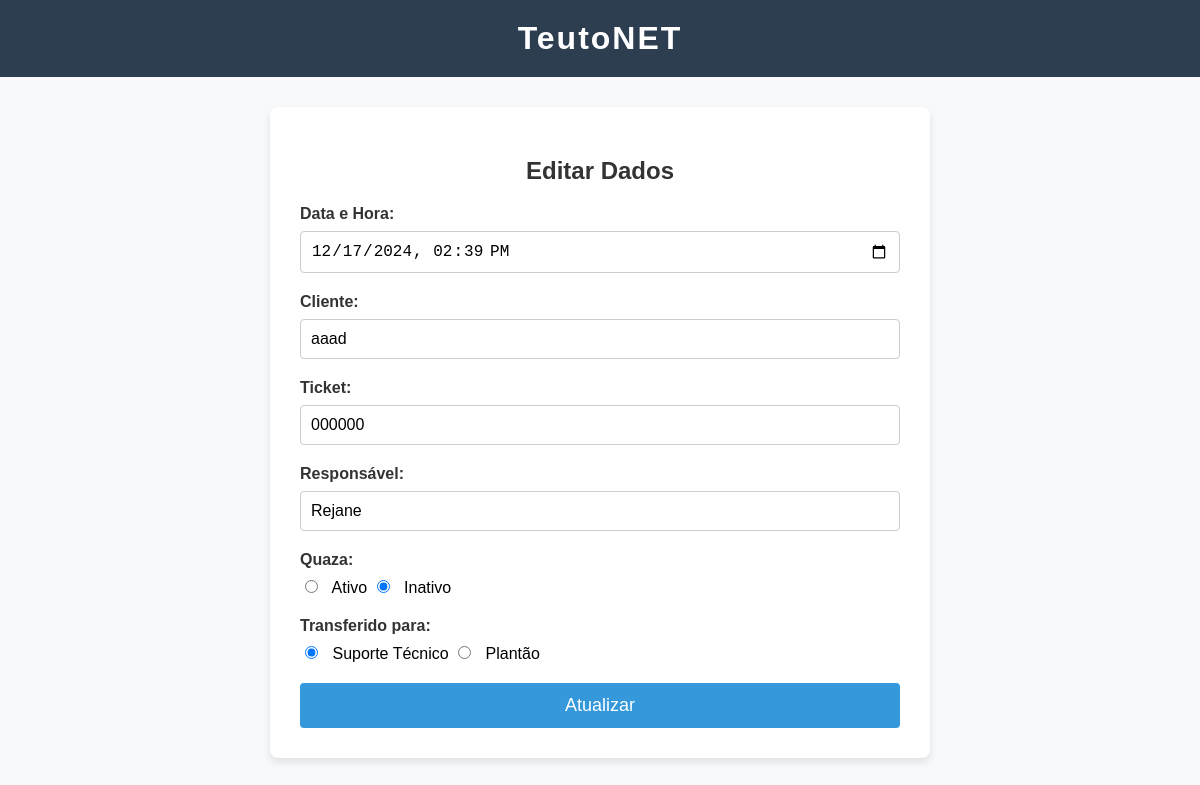
Page /edit/2 on the committed database.
### tables this page shows
CREATE TABLE registros (
        id INTEGER PRIMARY KEY AUTOINCREMENT,
        data TEXT,
        cliente TEXT,
        ticket TEXT,
        responsavel TEXT,
        quaza TEXT,
        passado_para TEXT
    );

### app.py (the view, shortened to what this page needs)
@app.route('/edit/<int:id>', methods=['GET', 'POST'])
def edit(id):
    conn = get_db_connection()
    row = conn.execute('SELECT * FROM registros WHERE id = ?', (id,)).fetchone()
    conn.close()
    return render_template('edit.html', row=row)

### app.py (called while the page is built)
def get_db_connection():
    conn = sqlite3.connect('data.db')
    conn.row_factory = sqlite3.Row
    return conn

### templates/edit.html (shortened to what this page needs)
<!DOCTYPE html>
<html lang="pt-br">
<head>
    <link rel="stylesheet" href="{{ url_for('static', filename='style.css') }}">
</head>
<body>
    <header>
        <div class="logo">TeutoNET</div>
    </header>
    <div class="form-container">
        <h2>Editar Dados</h2>
        <form method="POST">
<div class="form-group">
    <label for="data">Data e Hora:</label>
    <input type="datetime-local" id="data" name="data" class="input-field"
           value="{{ row['data'][:16].replace(' ', 'T') }}" required>
</div>
            <div class="form-group">
                <label for="cliente">Cliente:</label>
                <input type="text" id="cliente" name="cliente" class="input-field" value="{{ row['cliente'] }}" required>
            </div>
            <div class="form-group">
                <label for="ticket">Ticket:</label>
                <input type="text" id="ticket" name="ticket" class="input-field" value="{{ row['ticket'] }}" required>
            </div>
            <div class="form-group">
                <label for="responsavel">Responsável:</label>
                <input type="text" id="responsavel" name="responsavel" class="input-field" value="{{ row['responsavel'] }}" required>
            </div>
            <div class="form-group">
                <label for="quaza">Quaza:</label>
                <div class="radio-group">
                    <input type="radio" id="ativo" name="quaza" value="Ativo" {% if row['quaza'] == 'Ativo' %} checked {% endif %}> Ativo
                    <input type="radio" id="inativo" name="quaza" value="Inativo" {% if row['quaza'] == 'Inativo' %} checked {% endif %}> Inativo
                </div>
            </div>
            <div class="form-group">
                <label for="passado_para">Transferido para:</label>
                <div class="radio-group">
                    <input type="radio" id="suporte_tecnico" name="passado_para" value="Suporte Técnico" {% if row['passado_para'] == 'Suporte Técnico' %} checked {% endif %}> Suporte Técnico
                    <input type="radio" id="plantão" name="passado_para" value="Plantão" {% if row['passado_para'] == 'Plantão' %} checked {% endif %}> Plantão
                </div>
            </div>
            <button type="submit" class="submit-btn">Atualizar</button>
        </form>
    </div>
</body>
</html>

### static/style.css (style rules this page uses)
body { font-family: 'Arial', sans-serif; background-color: #f8f9fa; margin: 0; padding: 0; }
header { background-color: #2c3e50; color: #fff; padding: 20px; text-align: center; }
header .logo { font-size: 32px; font-weight: bold; letter-spacing: 2px; }
.form-container { max-width: 600px; margin: 30px auto; background-color: #fff; padding: 30px; border-radius: 8px; box-shadow: 0 4px 8px rgba(0, 0, 0, 0.1); }
h2 { font-size: 24px; color: #333; text-align: center; margin-bottom: 20px; }
.form-group { margin-bottom: 20px; }
.form-group label { display: block; font-weight: bold; color: #333; margin-bottom: 8px; }
.input-field { width: 100%; padding: 10px; border-radius: 4px; border: 1px solid #ccc; box-sizing: border-box; font-size: 16px; }
.radio-group input { margin-right: 10px; }
.submit-btn { background-color: #3498db; color: #fff; padding: 12px 20px; border: none; border-radius: 4px; width: 100%; font-size: 18px; cursor: pointer; }

### rows in the picture
registros: data "12/17/2024 14:39", cliente "aaad", ticket "000000", responsavel "Rejane", quaza "☑", passado_para "☑"
